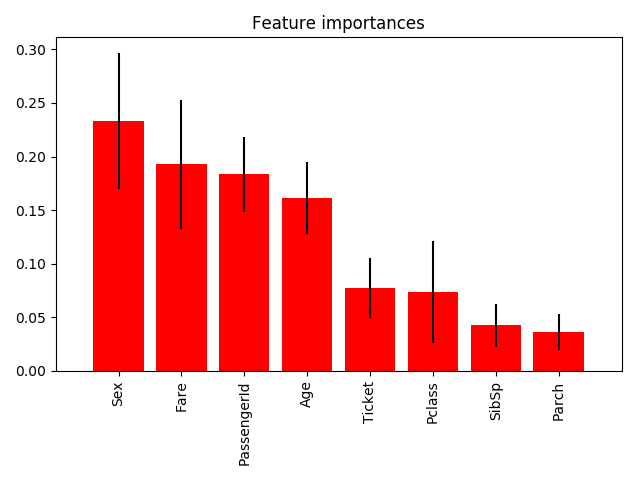

Recreate this plot in Python.
import pandas as pd
from sklearn.ensemble import RandomForestClassifier
from sklearn.metrics import accuracy_score
from sklearn.model_selection import train_test_split
import matplotlib.pyplot as plt
import numpy as np

# Data import
X = pd.read_csv("titanic.csv")

# Preprocessing
y = X["Survived"]
del X["Survived"] # Delete because it is numeric and we want to index independent numerical

X['Sex'].replace(['female','male'], [0,1],inplace=True) # Sex to numerical variable

X.Ticket = X.Ticket.map(lambda x: x[0]) # This transforms Ticket to features of ticket number
X["Ticket"].replace(['A', 'P', 'S', 'C', 'W', 'F', 'L', '1','2','3','4','5','6','7','8','9'], [10,11,12,13,14,15,16,1,2,3,4,5,6,7,8,9], inplace=True) # To numerical values

X["Age"].fillna(X.Age.mean(), inplace=True)

# Training the RandomForest
numeric_variables = list(X.dtypes[X.dtypes!= 'object'].index) # Take only numerical variables

X_train, X_test, y_train, y_test = train_test_split(X, y, test_size=0.3)
forest = RandomForestClassifier(n_estimators=200, criterion='gini')
forest.fit(X_train[numeric_variables], y_train)

acc = accuracy_score(y_test, forest.predict(X_test[numeric_variables]))
print("Test accuracy:", str(acc))

# Importances
importances = forest.feature_importances_
std = np.std([tree.feature_importances_ for tree in forest.estimators_],
             axis=0)
indices = np.argsort(importances)[::-1]

# Print the feature ranking
features_rank = [numeric_variables[indices[i]] for i in range(len(importances))]

print("Feature ranking:")

for f in range(len(importances)):
    print(str(f+1) +". features:",features_rank[f],"| Importance:", str(importances[indices[f]]))


# Plot the feature importance's of the forest
plt.figure()
plt.title("Feature importances")
plt.bar(range(len(importances)), importances[indices],
       color="r", yerr=std[indices], align="center")
plt.xticks(range(len(importances)), features_rank, rotation='vertical')
plt.xlim([-1, len(importances)])
plt.show()
plt.tight_layout()
